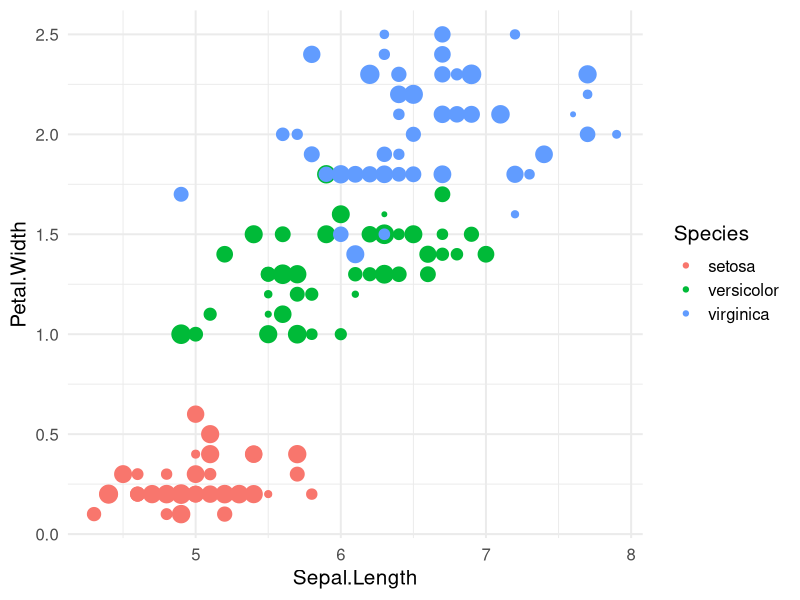

Recreate this plot in R. (Note: this script raises an error after producing the figure.)
## ---- chunk 1
#| label: setup
knitr::opts_chunk$set(echo = TRUE,
                      dev = "svg",
                      fig.align = "center")
## ---- chunk 2
#| echo: false
knitr::include_url("https://cran.r-project.org/web/packages/")
## ---- chunk 3
head(mtcars)
str(mtcars)
## ---- chunk 4
ncols <- ncol(mtcars)
means <- medians <- mins <- maxs <- rep(0, ncols)

for(i in 1:ncols){
  means[i] <- mean(mtcars[[i]])
  medians[i] <- mean(mtcars[[i]])
  mins[i] <- mean(mtcars[[i]])
  maxs[i] <- mean(mtcars[[i]])
}

results <- data.frame(means, medians, mins, maxs)
results$col <- names(mtcars)

results
## ---- chunk 5
summ <- function(x){
  data.frame(means = mean(x), medians = median(x), mins = min(x), maxs = max(x))
}
ncols <- ncol(mtcars)
dfs <- vector(mode = "list", length = ncols)

for(i in 1:ncols){
  dfs[[i]] <- summ(mtcars[[i]])
}

results <- do.call(rbind, dfs)
results
## ---- chunk 6
results <- lapply(mtcars, summ)
results <- do.call(rbind, results)
results
## ---- chunk 7
#| echo: false
library(tidyverse)
iris |>
  mutate(wi = runif(n())) |>
  ggplot(aes(x = Sepal.Length, y = Petal.Width, color = Species)) +
  geom_point(aes(size = wi)) +
  guides(size = "none") +
  theme_minimal(15)
## ---- chunk 8
#| fig-align: center
#| echo: false
knitr::include_graphics("img/git-test.png")
## ---- chunk 9
#| echo: false
knitr::include_url("https://arca-dpss.github.io/manual-open-science/")
